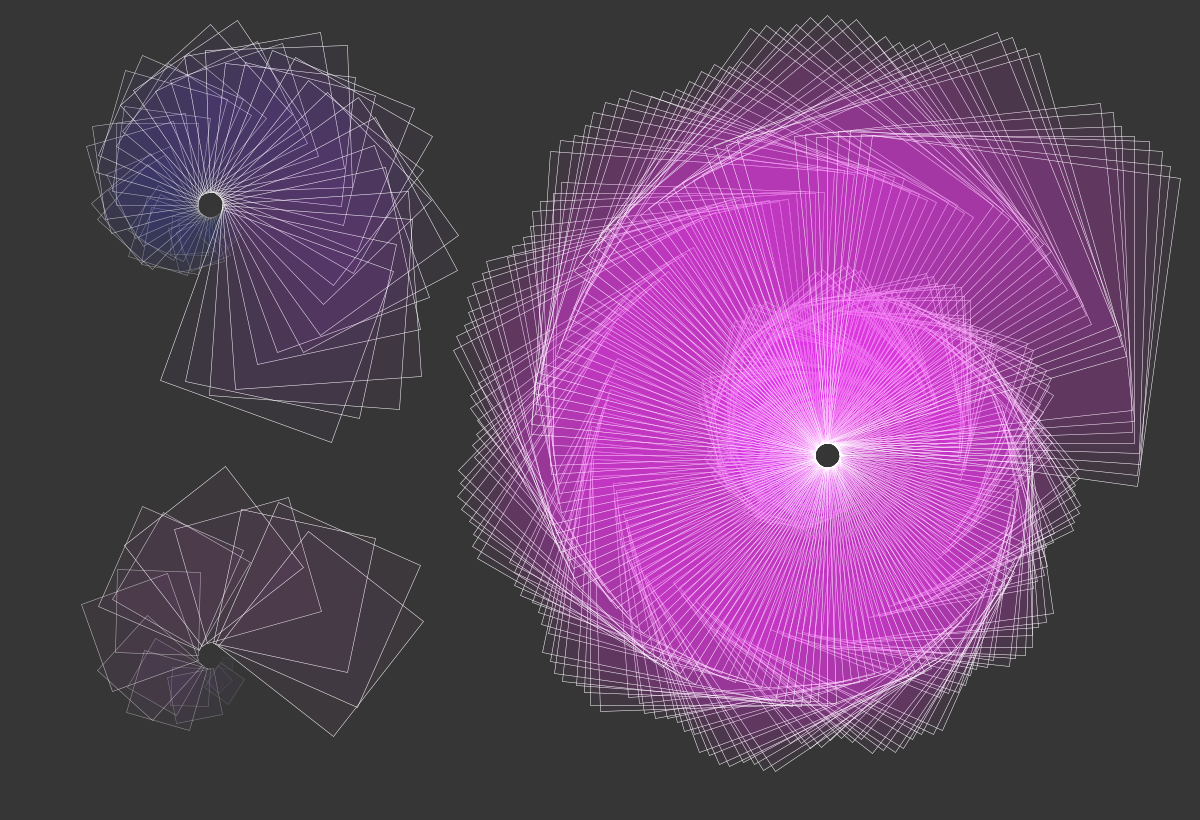
Frame 1 (no input)
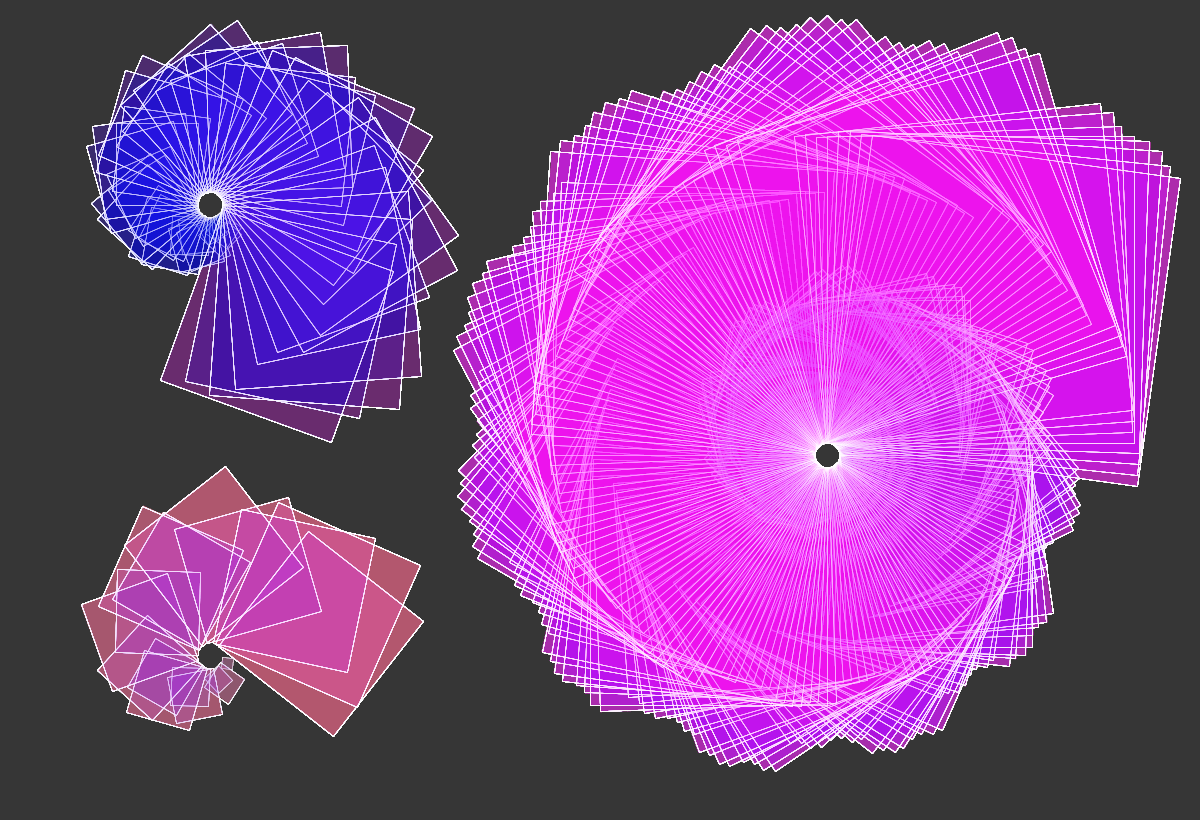
Frame 60 (the mouse pressed at the canvas centre just before this capture)
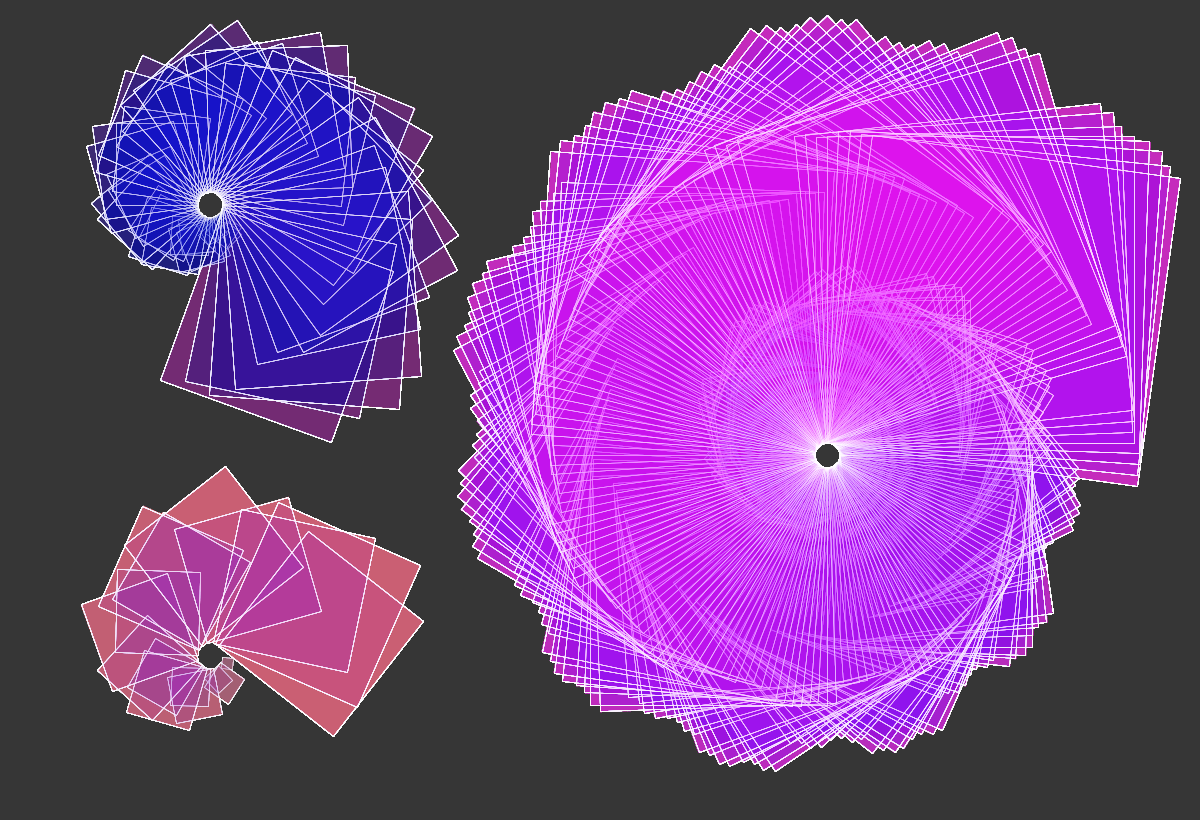
Frame 120 (the mouse held since frame 60 and released just before this capture)

The Processing sketch that drew these frames (run headless with seeded random() and noise(); from frame 60 on, the mouse is pressed at the canvas centre):

// Processing sketch: processing_80334
// ── processing_80334.pde

float angle=0.0;


void setup() {
  size(1200, 820);
  background(54);
  strokeWeight(0.5);

  smooth();

frameRate(6);
}

void draw() {

  angle += 0.1;
  float valorSeno = sin(angle);
  float valorCoseno = cos(angle); 

int time=millis();





  
  
  
  
  
  ////////////////////////////////////////////////
  
  for (int i=0; i <=630; i+=2) {     //me falta que no se repia todo el rato



  
  float r =map(valorSeno, -1, 1, 0, i);  // el valor seno, despues va desde menos uno a mas uno, y despues desde que color, hasta q otro color... cada una de estas es R G B CON ESTO CAMBIA EL FONDO DE COLOR CONSTANTEMENTE
    float g =map(valorSeno, -1, 1, 0, 120);
    float b =map(valorCoseno, -1, 1, 0, 255);

    fill(100+r, g,100+ b, 7);
    stroke(255, 255, 255, i);

    pushMatrix();
    translate(2*width/2.9, height/1.8);//divide el canvas en 4, punto inicial al medio
    rotate(radians(i^20));//gira la composiicion
     //rotate(radians(i*i));


    //rect (12.5+i,0,2+i/2,2+i/2);
    //rect (12.5,0,2+i/2,2);
    rect (12.5, 0, 2+i/2, 2+i/2);
    
    
  
    popMatrix();
    
  }
  
  
  //////////////////////////////////////////////////////////////////////7
  
  
  for (int i=0; i <=380; i+=8) {     //me falta que no se repia todo el rato



  
  float r =map(valorSeno, -1, 1, 0, i);  // el valor seno, despues va desde menos uno a mas uno, y despues desde que color, hasta q otro color... cada una de estas es R G B CON ESTO CAMBIA EL FONDO DE COLOR CONSTANTEMENTE
    float g =map(valorSeno, -1, 1, 0, 120);
    float b =map(valorCoseno, -1, 1, 0, 255);

    fill(r, g, b, 7);
    stroke(255, 255, 255, i);

    pushMatrix();
    translate(width/5.7, height/4);//divide el canvas en 4, punto inicial al medio
    rotate(radians(i^20));//gira la composiicion
     //rotate(radians(i*i));


    //rect (12.5+i,0,2+i/2,2+i/2);
    //rect (12.5,0,2+i/2,2);
    rect (12.5, 0, 2+i/2, 2+i/2);
    
    
  
    popMatrix();
    
    
    
   
    
  }
  
  
  
  
  ////////////////////////////////////////////////
  
 for (int i=0; i <=310; i+=18) {     //me falta que no se repia todo el rato



  
  float r =map(valorSeno, -1, 1, 0, i);  // el valor seno, despues va desde menos uno a mas uno, y despues desde que color, hasta q otro color... cada una de estas es R G B CON ESTO CAMBIA EL FONDO DE COLOR CONSTANTEMENTE
    float g =map(valorSeno, -1, 1, 0, 120);
    float b =map(valorCoseno, -1, 1, 0, 255);

    fill(150+r, 50+g, b, 7);
    stroke(255, 255, 255, i);

    pushMatrix();
    translate(width/5.7, 3.2*height/4);//divide el canvas en 4, punto inicial al medio
    rotate(radians(i^20));//gira la composiicion
     //rotate(radians(i*i));


    //rect (12.5+i,0,2+i/2,2+i/2);
    //rect (12.5,0,2+i/2,2);
    rect (12.5, 0, 2+i/2, 2+i/2);
    
    
  
    popMatrix();
    
    
    
   
    
  }
 
  ////////////////////////////////////////////////////////////////////////
  
  if(time > 35000){
  
  
  stop();
  
}
    
}
